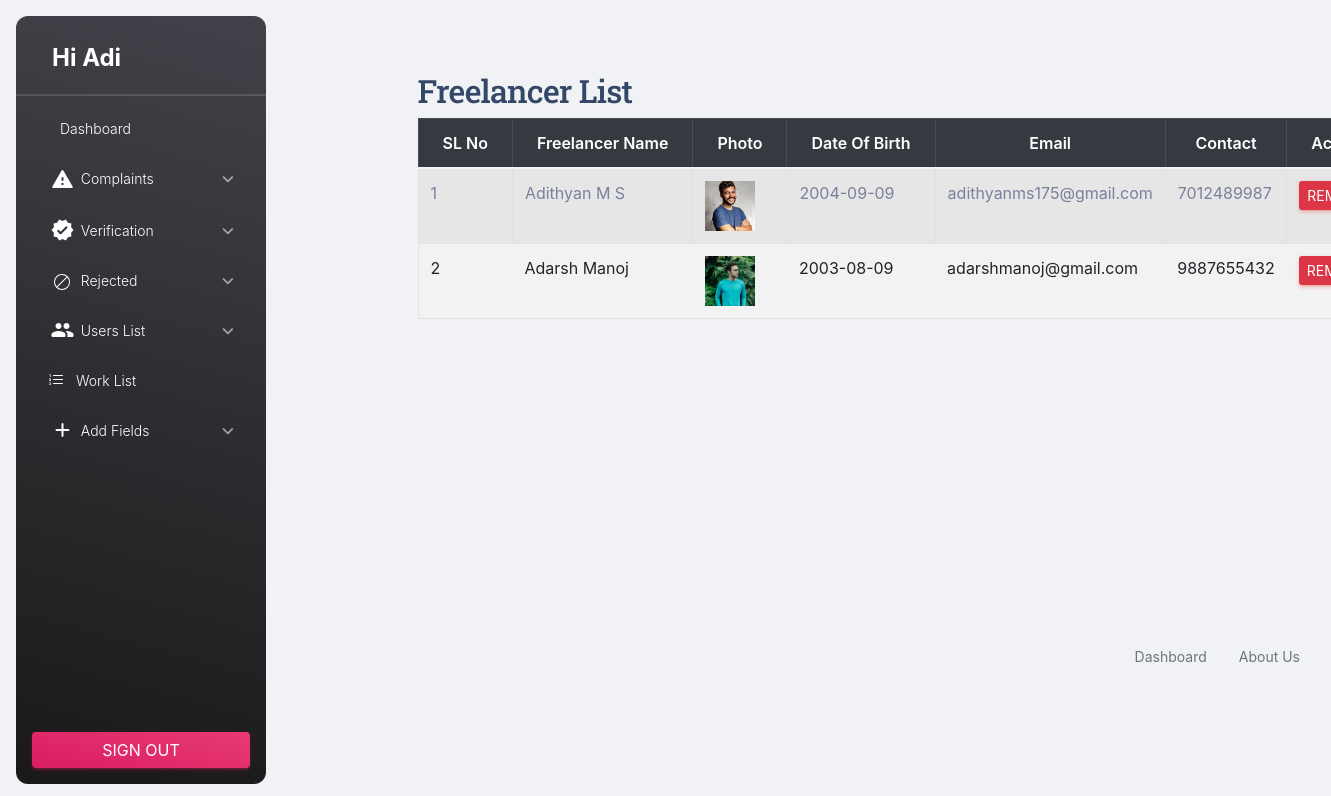
The app's page /Admin/Freelancerlist.php (signed in) with its own data.
### tables this page shows
CREATE TABLE `tbl_freelan` (
  `freelan_id` int(11) NOT NULL,
  `freelan_name` varchar(50) NOT NULL,
  `freelan_email` varchar(50) NOT NULL,
  `place_id` int(11) NOT NULL,
  `freelan_address` varchar(200) NOT NULL,
  `freelan_photo` varchar(50) NOT NULL,
  `freelan_proof` varchar(50) NOT NULL,
  `freelan_password` varchar(50) NOT NULL,
  `freelan_dob` varchar(20) NOT NULL,
  `freelan_contact` varchar(20) NOT NULL,
  `freelan_status` int(11) NOT NULL,
  `freelan_gender` varchar(50) NOT NULL
);

### Admin/Freelancerlist.php (the view, shortened to what this page needs)
<?php
include('Header.php');
    ?>
<!DOCTYPE html PUBLIC "-//W3C//DTD XHTML 1.0 Transitional//EN" "http://www.w3.org/TR/xhtml1/DTD/xhtml1-transitional.dtd">
<html xmlns="http://www.w3.org/1999/xhtml">
<head>
<link rel="stylesheet" href="../Asset/Templates/Admin/assets/css/bootstrap.min.css">
</head>
<body>
  <div class="container mt-4">
  <h2> Freelancer List</h2>
    <form id="frm_userlist" name="frm_list" method="post" action="">
      <table class="table table-bordered table-striped">
        <thead class="thead-dark">
          <tr>
            <th>SL No</th>
            <th>Freelancer Name</th>
            <th>Photo</th>
            <th>Date of Birth</th>
            <th>Email</th>
            <th>Contact</th>
            <th>Action</th>
          </tr>
        </thead>
        <tbody>
          <?php
            $selqry = "SELECT * FROM tbl_freelan WHERE freelan_status='1'";
            $user = $con->query($selqry);
            $i = 0;
            while ($data = $user->fetch_assoc()) {
              $i++;
          ?>
          <tr>
            <td><?php echo $i ?></td>
            <td><?php echo $data['freelan_name'] ?></td>
            <td><img src="../Asset/Files/Freelan/Photo/<?php echo $data['freelan_photo'] ?>" class="profile-photo" alt="Profile Photo"/></td>
            <td><?php echo $data['freelan_dob'] ?></td>
            <td><?php echo $data['freelan_email'] ?></td>
            <td><?php echo $data['freelan_contact'] ?></td>
            <td> <a href="Freelancerlist.php?rem=<?php echo $data['freelan_id'] ?>" class="btn btn-danger btn-sm">Remove</a></td>
          </tr>
          <?php } ?>
        </tbody>
      </table>
    </form>
  </div>
</body>
<?php
include('Footer.php');
?>
</html>

### Admin/Freelancerlist.php (style rules this page uses)
body { background-color: #f8f9fa; }
.container { max-width: 800px; }
table { width: 100%; margin-bottom: 1rem; background-color: #fff; }
th, td { padding: 0.75rem; vertical-align: top; border-top: 1px solid #dee2e6; }
th { background-color: #343a40; color: #fff; text-align: center; }
tbody tr:nth-child(even) { background-color: #f2f2f2; }
.profile-photo { width: 50px; height: 50px; object-fit: cover; border: 2px ; }

### records on screen
tbl_freelan: freelan_name "Adithyan M S", freelan_photo (picture), freelan_dob "2004-09-09", freelan_email "adithyanms175@gmail.com", freelan_contact "7012489987"
tbl_freelan: freelan_name "Adarsh Manoj", freelan_photo (picture), freelan_dob "2003-08-09", freelan_email "adarshmanoj@gmail.com", freelan_contact "9887655432"

### other values on screen
$_SESSION['aName'] "Adi"
